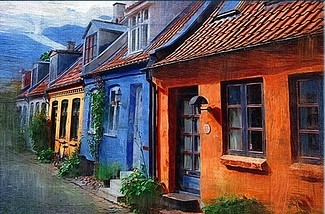
#> input picture table.jpg, 325 x 214 px
$ python SIFT_Algorithm.py
#> lines starting #> are read from the running program, lines starting #| are printed output that depends on the picture
import numpy as np
import cv2 as cv
import matplotlib.pyplot as plt

img1 = cv.imread('table.jpg',cv.IMREAD_GRAYSCALE)# queryImage
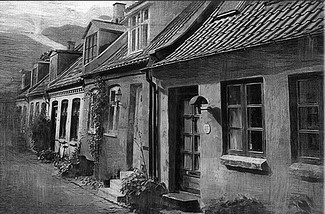
#> img1: shape (214, 325); min 0, max 255, mean 92.7
img2 = cv.imread('pic.jpg',cv.IMREAD_GRAYSCALE) # trainImage
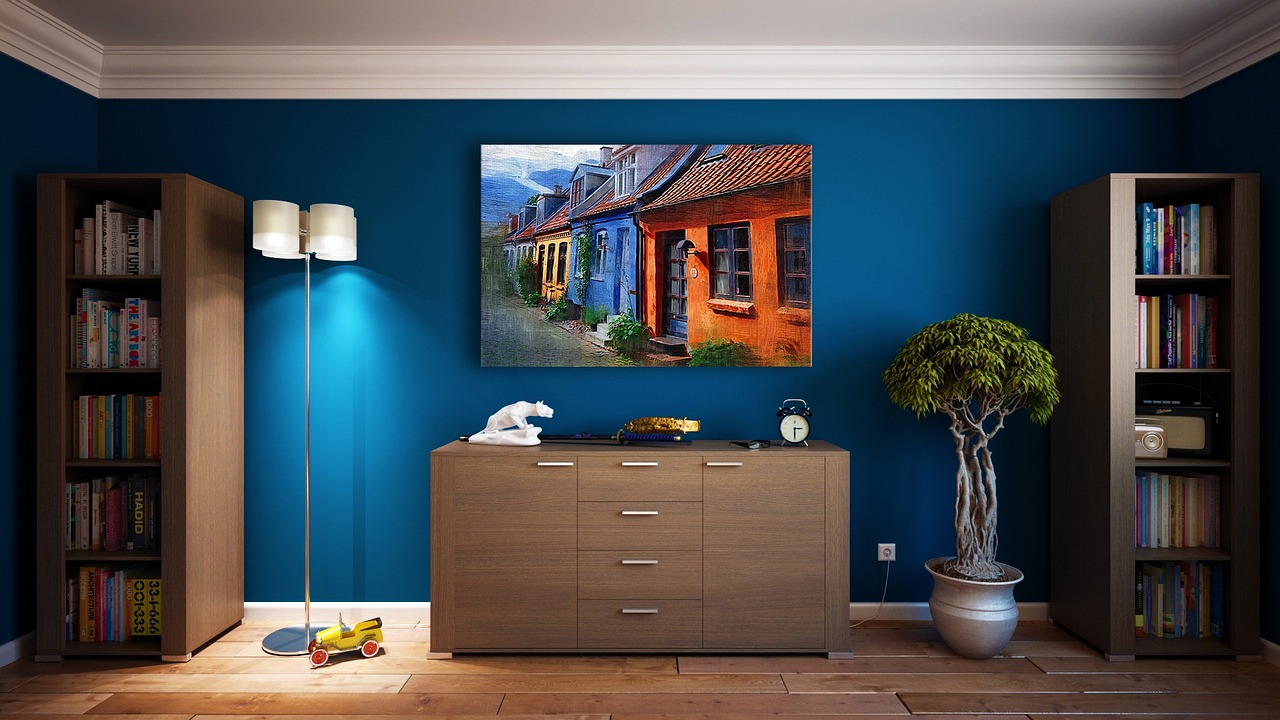
#> input picture pic.jpg, 1280 x 720 px
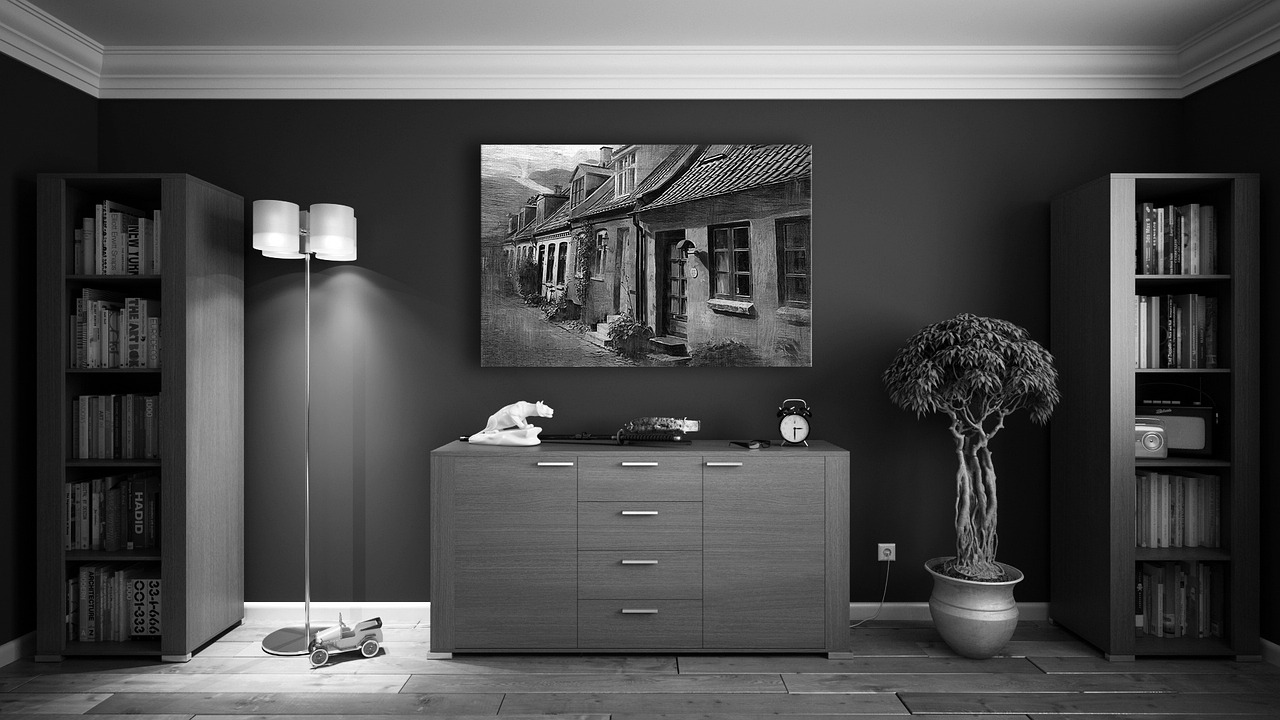
#> img2: shape (720, 1280); min 0, max 255, mean 77.5

# Initiate SIFT detector
sift = cv.SIFT_create()

# find the keypoints and descriptors with SIFT
kp1, des1 = sift.detectAndCompute(img1,None)
#> kp1 = 461 keypoints; strongest (x, y, size): (55, 103, 3.4), (58, 123, 3.2), (64, 143, 1.9), (223, 20, 2.3)
kp2, des2 = sift.detectAndCompute(img2,None)
#> kp2 = 1859 keypoints; strongest (x, y, size): (678, 438, 2.1), (276, 233, 31.6), (336, 235, 32), (544, 410, 9.6)

# BFMatcher with default params
bf = cv.BFMatcher()
matches = bf.knnMatch(des1,des2,k=2)
#> matches = 461 matches

# Apply ratio test
good = []
for m,n in matches:
    if m.distance < 0.75*n.distance:
        good.append([m])
#> after the loop, good = 342 matches

# cv.drawMatchesKnn expects list of lists as matches.
img3 = cv.drawMatchesKnn(img1,kp1,img2,kp2,good,None,flags=cv.DrawMatchesFlags_NOT_DRAW_SINGLE_POINTS)
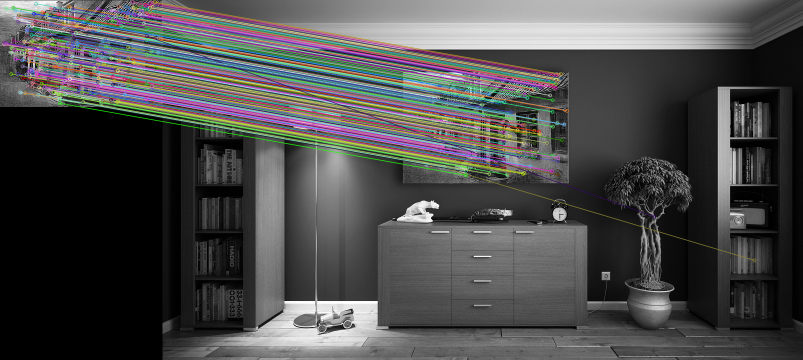
#> img3: shape (720, 1605, 3) (shown at 1/2 size); mean of channels 0, 1, 2 75.9, 76.1, 76.4; drawn as B, G, R

plt.imshow(img3),plt.show()
